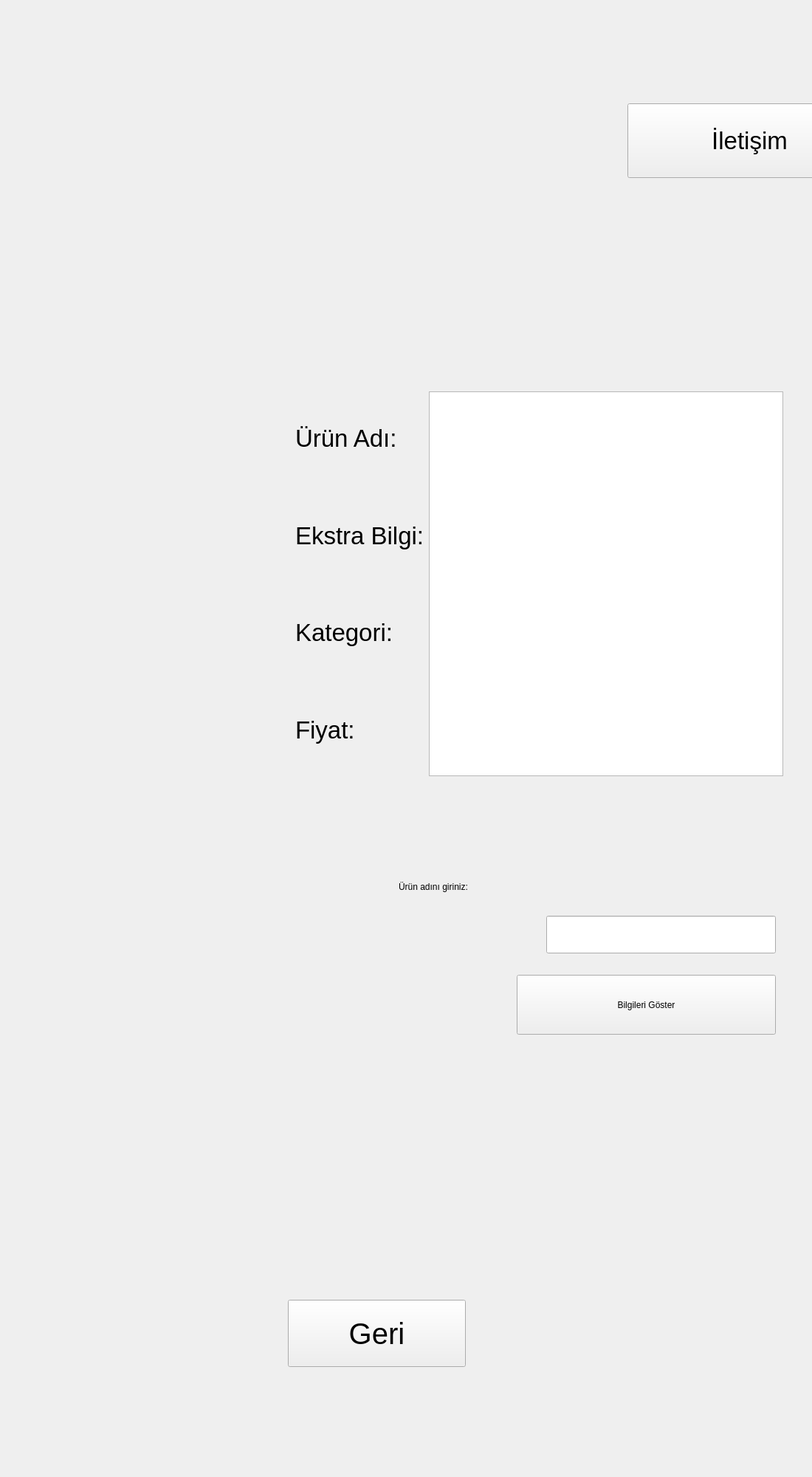
<?xml version="1.0" encoding="UTF-8"?>
<ui version="4.0">
 <class>urunprofilekrani</class>
 <widget class="QWidget" name="urunprofilekrani">
  <property name="geometry">
   <rect>
    <x>0</x>
    <y>0</y>
    <width>1100</width>
    <height>2000</height>
   </rect>
  </property>
  <property name="windowTitle">
   <string>Form</string>
  </property>
  <widget class="QPushButton" name="pushButton_4">
   <property name="geometry">
    <rect>
     <x>850</x>
     <y>140</y>
     <width>331</width>
     <height>101</height>
    </rect>
   </property>
   <property name="font">
    <font>
     <family>MS Shell Dlg 2</family>
     <pointsize>25</pointsize>
     <weight>9</weight>
     <italic>false</italic>
     <bold>false</bold>
    </font>
   </property>
   <property name="styleSheet">
    <string notr="true">font: 75 25pt &quot;MS Shell Dlg 2&quot;;</string>
   </property>
   <property name="text">
    <string>İletişim</string>
   </property>
  </widget>
  <widget class="QWidget" name="gridLayoutWidget">
   <property name="geometry">
    <rect>
     <x>400</x>
     <y>530</y>
     <width>661</width>
     <height>521</height>
    </rect>
   </property>
   <layout class="QGridLayout" name="gridLayout_2">
    <item row="1" column="0">
     <widget class="QLabel" name="label_9">
      <property name="font">
       <font>
        <family>MS Shell Dlg 2</family>
        <pointsize>25</pointsize>
        <weight>9</weight>
        <italic>false</italic>
        <bold>false</bold>
       </font>
      </property>
      <property name="styleSheet">
       <string notr="true">font: 75 25pt &quot;MS Shell Dlg 2&quot;;</string>
      </property>
      <property name="text">
       <string>Ekstra Bilgi:</string>
      </property>
     </widget>
    </item>
    <item row="2" column="0">
     <widget class="QLabel" name="label_6">
      <property name="font">
       <font>
        <family>MS Shell Dlg 2</family>
        <pointsize>25</pointsize>
        <weight>9</weight>
        <italic>false</italic>
        <bold>false</bold>
       </font>
      </property>
      <property name="styleSheet">
       <string notr="true">font: 75 25pt &quot;MS Shell Dlg 2&quot;;</string>
      </property>
      <property name="text">
       <string>Kategori:</string>
      </property>
     </widget>
    </item>
    <item row="3" column="0">
     <widget class="QLabel" name="label_8">
      <property name="font">
       <font>
        <family>MS Shell Dlg 2</family>
        <pointsize>25</pointsize>
        <weight>9</weight>
        <italic>false</italic>
        <bold>false</bold>
       </font>
      </property>
      <property name="styleSheet">
       <string notr="true">font: 75 25pt &quot;MS Shell Dlg 2&quot;;

</string>
      </property>
      <property name="text">
       <string>Fiyat:</string>
      </property>
     </widget>
    </item>
    <item row="0" column="1" rowspan="4">
     <widget class="QTextEdit" name="textEdit">
      <property name="styleSheet">
       <string notr="true">font: 75 25pt &quot;MS Shell Dlg 2&quot;;</string>
      </property>
     </widget>
    </item>
    <item row="0" column="0">
     <widget class="QLabel" name="label_7">
      <property name="font">
       <font>
        <family>MS Shell Dlg 2</family>
        <pointsize>25</pointsize>
        <weight>9</weight>
        <italic>false</italic>
        <bold>false</bold>
       </font>
      </property>
      <property name="styleSheet">
       <string notr="true">font: 75 25pt &quot;MS Shell Dlg 2&quot;;</string>
      </property>
      <property name="text">
       <string>Ürün Adı:</string>
      </property>
     </widget>
    </item>
   </layout>
  </widget>
  <widget class="QPushButton" name="pushButton_5">
   <property name="geometry">
    <rect>
     <x>390</x>
     <y>1760</y>
     <width>241</width>
     <height>91</height>
    </rect>
   </property>
   <property name="font">
    <font>
     <family>MS Shell Dlg 2</family>
     <pointsize>30</pointsize>
     <weight>9</weight>
     <italic>false</italic>
     <bold>false</bold>
    </font>
   </property>
   <property name="styleSheet">
    <string notr="true">font: 75 30pt &quot;MS Shell Dlg 2&quot;;</string>
   </property>
   <property name="text">
    <string>Geri</string>
   </property>
  </widget>
  <widget class="QLabel" name="label_5">
   <property name="geometry">
    <rect>
     <x>540</x>
     <y>1170</y>
     <width>521</width>
     <height>61</height>
    </rect>
   </property>
   <property name="styleSheet">
    <string notr="true">font: 75 25pt &quot;MS Shell Dlg 2&quot;;</string>
   </property>
   <property name="text">
    <string>Ürün adını giriniz:</string>
   </property>
  </widget>
  <widget class="QPushButton" name="pushButton">
   <property name="geometry">
    <rect>
     <x>700</x>
     <y>1320</y>
     <width>351</width>
     <height>81</height>
    </rect>
   </property>
   <property name="styleSheet">
    <string notr="true">font: 75 20pt &quot;MS Shell Dlg 2&quot;;</string>
   </property>
   <property name="text">
    <string>Bilgileri Göster</string>
   </property>
  </widget>
  <widget class="QLineEdit" name="lineEdit_4">
   <property name="geometry">
    <rect>
     <x>740</x>
     <y>1240</y>
     <width>311</width>
     <height>51</height>
    </rect>
   </property>
   <property name="styleSheet">
    <string notr="true">font: 20pt &quot;MS Shell Dlg 2&quot;;</string>
   </property>
  </widget>
 </widget>
 <resources/>
 <connections/>
</ui>
